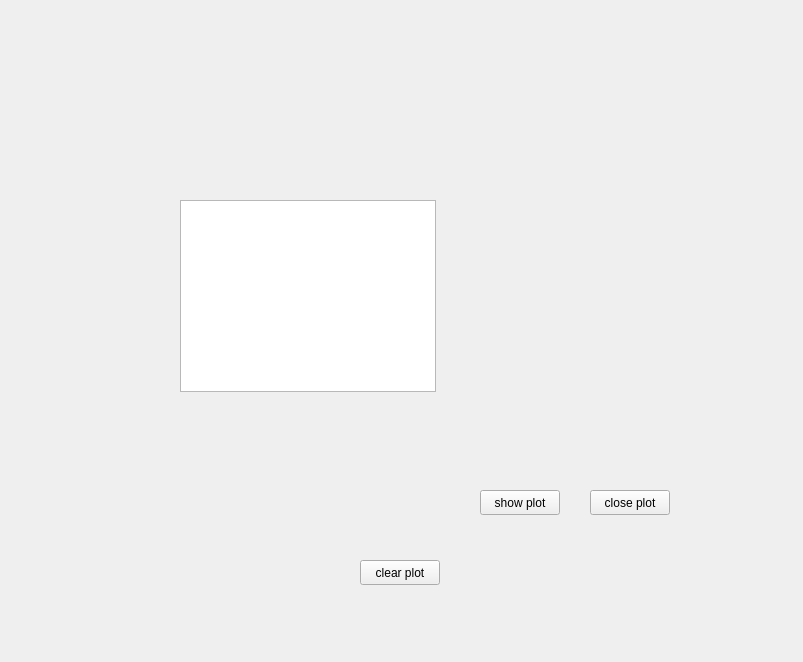
<?xml version="1.0" encoding="UTF-8"?>
<ui version="4.0">
 <class>mainForm</class>
 <widget class="QWidget" name="mainForm">
  <property name="geometry">
   <rect>
    <x>0</x>
    <y>0</y>
    <width>803</width>
    <height>662</height>
   </rect>
  </property>
  <property name="windowTitle">
   <string>Form</string>
  </property>
  <widget class="QGraphicsView" name="graphicsView">
   <property name="geometry">
    <rect>
     <x>180</x>
     <y>200</y>
     <width>256</width>
     <height>192</height>
    </rect>
   </property>
  </widget>
  <widget class="QPushButton" name="showPlanner3D">
   <property name="geometry">
    <rect>
     <x>480</x>
     <y>490</y>
     <width>80</width>
     <height>25</height>
    </rect>
   </property>
   <property name="text">
    <string>show plot</string>
   </property>
  </widget>
  <widget class="QPushButton" name="closePlanner3D">
   <property name="geometry">
    <rect>
     <x>590</x>
     <y>490</y>
     <width>80</width>
     <height>25</height>
    </rect>
   </property>
   <property name="text">
    <string>close plot</string>
   </property>
  </widget>
  <widget class="QPushButton" name="clearPlaner3D">
   <property name="geometry">
    <rect>
     <x>360</x>
     <y>560</y>
     <width>80</width>
     <height>25</height>
    </rect>
   </property>
   <property name="text">
    <string>clear plot</string>
   </property>
  </widget>
 </widget>
 <resources/>
 <connections/>
</ui>
